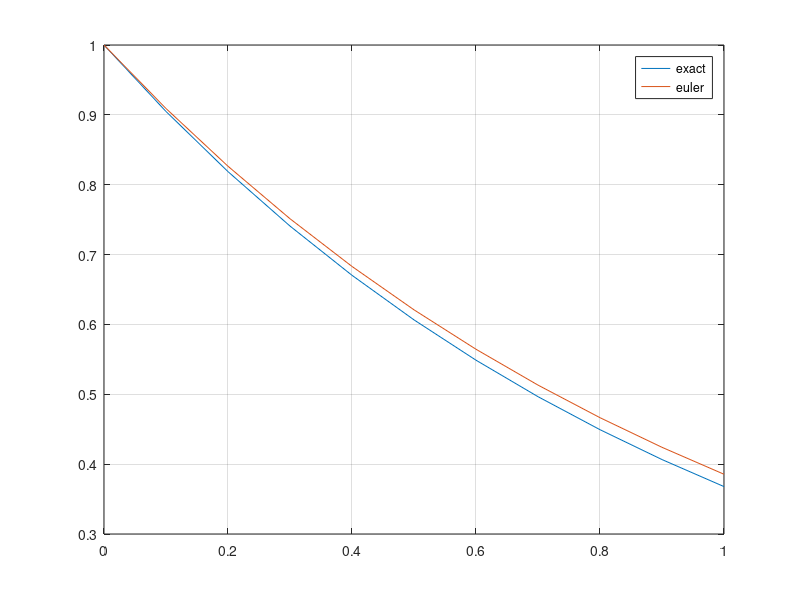

Write the MATLAB code that produced this figure.
M = dlmread('xy.dat', ' ', 1, 0);

plot(M(:, 1), M(:, 2));
hold on
plot(M(:, 1), M(:, 3));
grid on
legend('exact', 'euler')